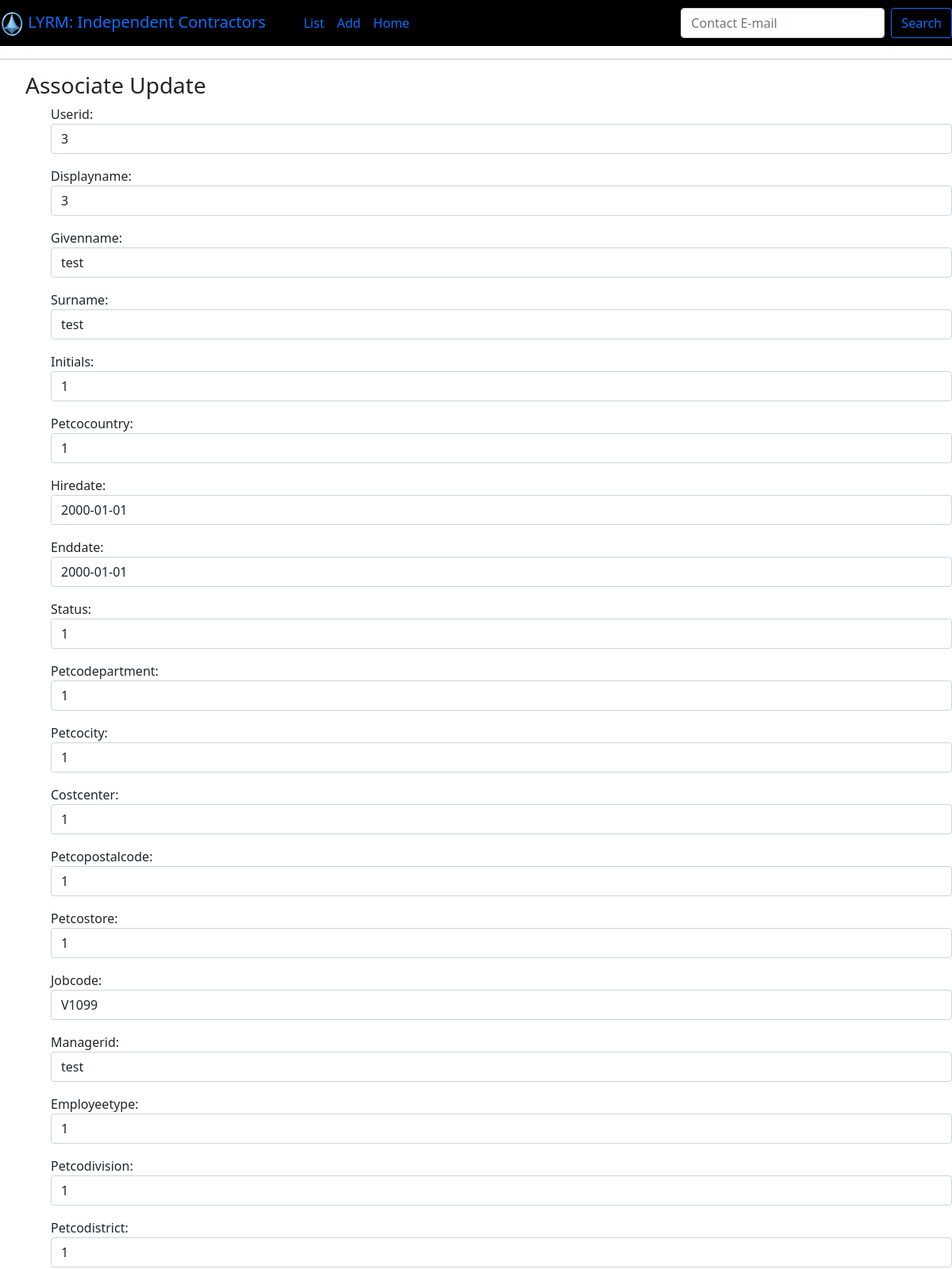
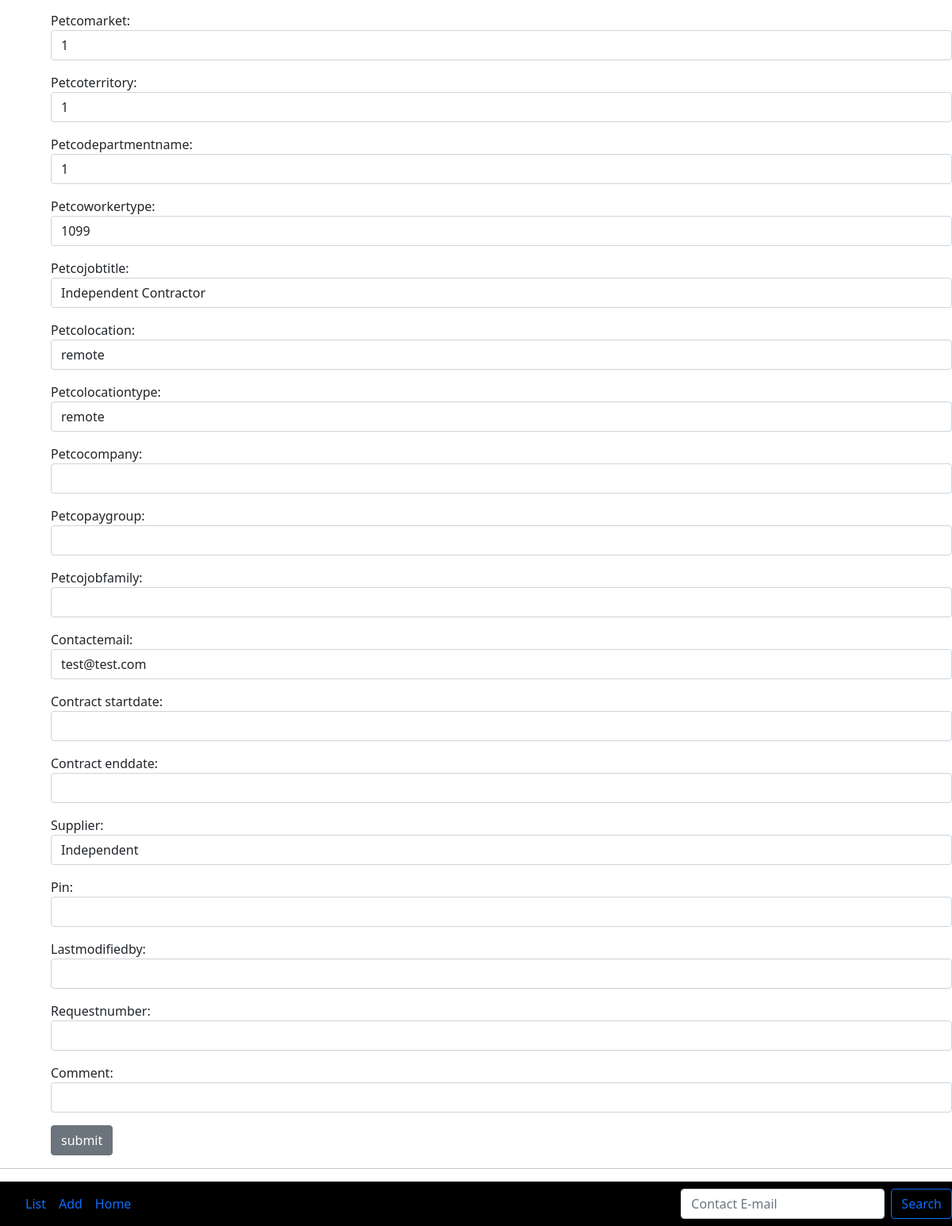
Page /update/3 on the committed database (2 pictures, top to bottom).
### webform/models.py (models this page shows, shortened)
class associate(models.Model):
    userid = models.CharField(max_length=10, null=True, blank=True, unique=True)
    displayname = models.CharField(max_length=100, null=True, blank=True)
    givenname = models.CharField(max_length=100, null=True)
    surname = models.CharField(max_length=100, null=True)
    initials = models.CharField(max_length=1, null=True, blank=True)
    petcocountry = models.CharField(max_length=100, null=True, blank=True)
    hiredate = models.DateField(max_length=10, null=True)
    enddate = models.DateField(max_length=10, null=True)
    status = models.CharField(max_length=100, null=True, blank=True)
    petcodepartment = models.CharField(max_length=100, null=True, blank=True)
    petcocity = models.CharField(max_length=100, null=True, blank=True)
    costcenter = models.CharField(max_length=100, null=True, blank=True)
    petcopostalcode = models.CharField(max_length=100, null=True, blank=True)
    petcostore = models.CharField(max_length=100, null=True, blank=True)
    jobcode = models.CharField(max_length=100, null=True, blank=True)
    managerid = models.CharField(max_length=10, null=True)
    employeetype = models.CharField(max_length=100, null=True, blank=True)
    petcodivision = models.CharField(max_length=100, null=True, blank=True)
    petcodistrict = models.CharField(max_length=100, null=True, blank=True)
    petcomarket = models.CharField(max_length=100, null=True, blank=True)
    petcoterritory = models.CharField(max_length=100, null=True, blank=True)
    petcodepartmentname = models.CharField(max_length=100, null=True, blank=True)
    petcoworkertype = models.CharField(max_length=100, null=True, blank=True)
    petcojobtitle = models.CharField(max_length=100, null=True, blank=True)
    petcolocation = models.CharField(max_length=100, null=True, blank=True)
    petcolocationtype = models.CharField(max_length=100, null=True, blank=True)
    petcocompany = models.CharField(max_length=100, null=True, blank=True)
    petcopaygroup = models.CharField(max_length=100, null=True, blank=True)
    petcojobfamily = models.CharField(max_length=100, null=True, blank=True)
    contactemail = models.EmailField(max_length=100, unique=True)
    contract_startdate = models.DateField(max_length=10, null=True, blank=True)
    contract_enddate = models.DateField(max_length=10, null=True, blank=True)
    supplier = models.CharField(max_length=100, null=True, blank=True)
    pin = models.CharField(max_length=32, null=True, blank=True)
    lastmodifiedby = models.CharField(max_length=100, null=True, blank=True)
    requestnumber = models.CharField(max_length=100, null=True, blank=True)
    comment = models.CharField(max_length=250, null=True, blank=True)

### webform/associate_views.py (the view)
# urls.py: path('update/<associate_id>', associate_views.associate_update, name="associate-update"),
def associate_update(request, associate_id):
    associate_record = associate.objects.get(pk=associate_id)
    form = associate_detail(request.POST or None, instance=associate_record)
    if form.is_valid():
        form.save()
        return redirect('associate_record')
    return render (request, 'associates_update.html' , {'associate_record': associate_record , 'form':form})

### webform/templates/associates_update.html (shortened to what this page needs)
{% extends 'base.html' %}
{% block content %}
<ul>
    <h3>Associate Update</h3>
        <ul>
            <form action="" method=POST>
                {{ form.as_p}}
            </form>
            <input type="submit" value="submit" class="btn btn-secondary"></input>
        </ul>
</ul>
{% endblock %}

### rows in the picture
associate: userid "3", displayname "3", givenname "test", surname "test", initials "1", petcocountry "1", hiredate "2000-01-01", enddate "2000-01-01", status "1", petcodepartment "1", petcocity "1", costcenter "1", petcopostalcode "1", petcostore "1", jobcode "V1099", managerid "test", employeetype "1", petcodivision "1", petcodistrict "1", petcomarket "1", petcoterritory "1", petcodepartmentname "1", petcoworkertype "1099", petcojobtitle "Independent Contractor", petcolocation "remote", petcolocationtype "remote", contactemail "test@test.com", supplier "Independent"
